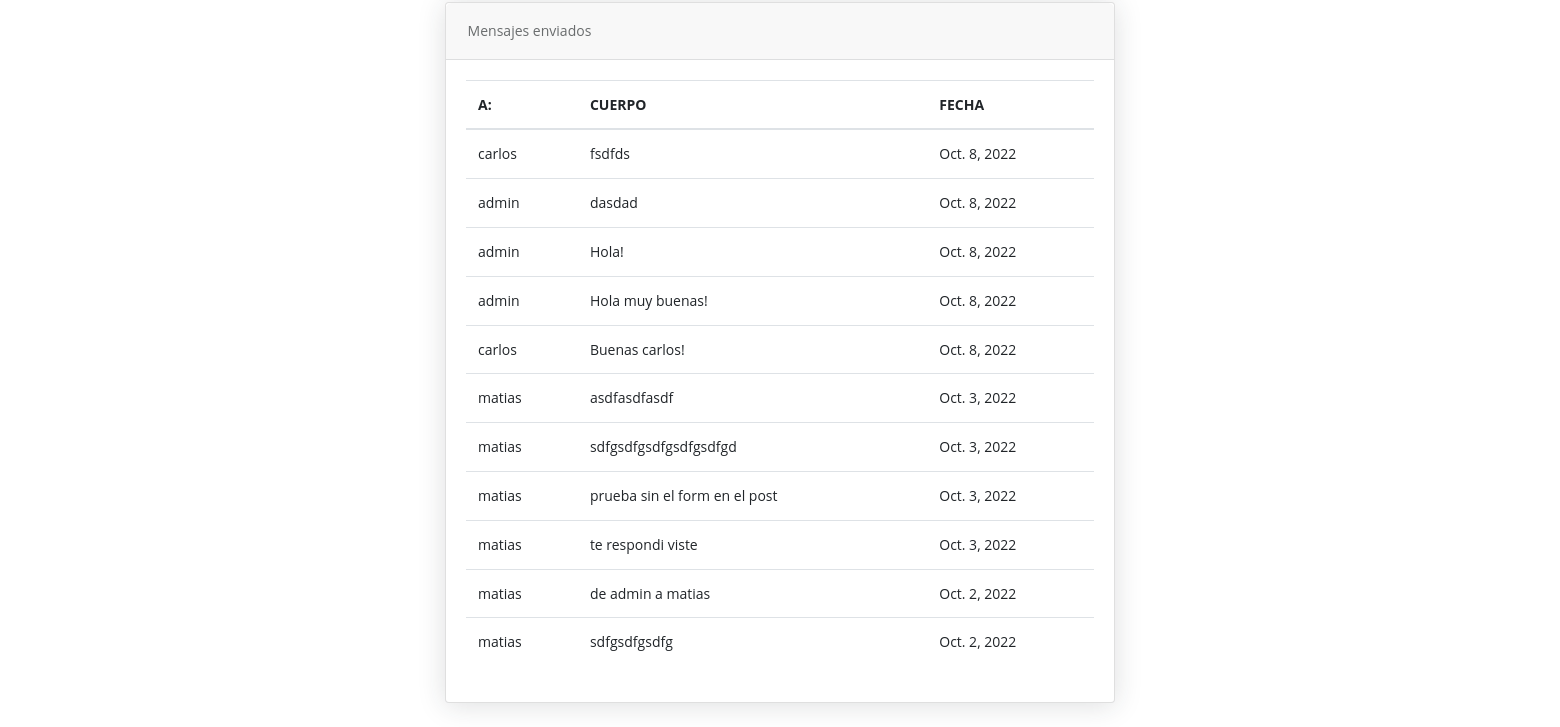
/mensajes/mensajes_enviados/ (signed in, lower part), run on an earlier commit of the app's database.
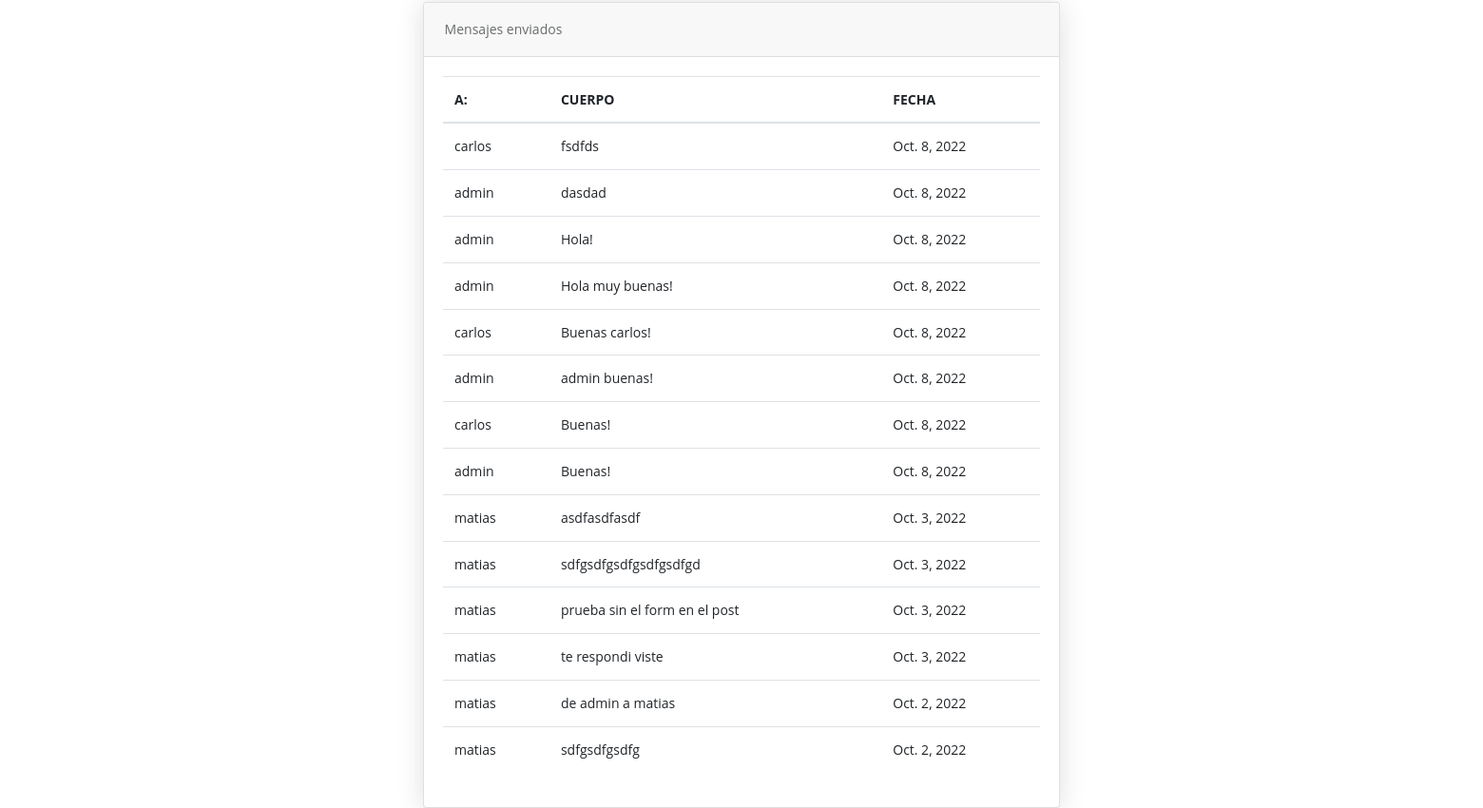
And on a later commit of the database.
### mensajes/models.py (models this page shows)
class Base(models.Model):
    id = models.AutoField(primary_key=True)
    estado=models.BooleanField(default=True)
    fecha_creacion = models.DateField(auto_now=False, auto_now_add=True)
    fecha_modificacion = models.DateField(auto_now=True, auto_now_add=False)
    fecha_eliminacion = models.DateField(auto_now=True, auto_now_add=False)

class Mensajes(Base):
  enviado_por=  models.ForeignKey(User, related_name='sent_messages',on_delete=models.PROTECT)
  recibido_por=  models.ForeignKey(User, related_name='receiver_messages',on_delete=models.PROTECT)
  cuerpo = models.CharField(max_length=500)

class Base(models.Model):
    id = models.AutoField(primary_key=True)
    estado=models.BooleanField(default=True)
    fecha_creacion = models.DateField(auto_now=False, auto_now_add=True)
    fecha_modificacion = models.DateField(auto_now=True, auto_now_add=False)
    fecha_eliminacion = models.DateField(auto_now=True, auto_now_add=False)

### mensajes/views.py (the view)
# urls.py: path('mensajes_enviados/',mensajes_enviados,name='mensajes_enviados'),
@login_required(redirect_field_name="iniciar_sesion")
def mensajes_enviados(request):
    send = Mensajes.objects.filter(enviado_por=request.user).order_by("-fecha_creacion")
    return render(request, "all_profile.html", {"send": send})

### templates/all_profile.html (shortened to what this page needs)
{% extends 'bases/base_all_profile.html' %}
{% load static %}
{% block content %}
{% include 'includes/section_all_profile.html' %}
{% endblock %}

### templates/includes/section_all_profile.html (shortened to what this page needs)
{% load static %}
{% load widget_tweaks %}
<div class="container-xl col-lg-8  mb-5 mb-lg-0 pt-5" style="max-width: 700px;">
{% if send %}
<div class="card mb-4">
  <div class="card-header">Mensajes enviados</div>
  <div class="card-body">
    <table class="table">
      <tr>
        <th>A:</th>
        <th>CUERPO</th>
        <th>FECHA</th>
      </tr>
      <tbody>
        {% for mensaje in send %}
        <tr>
          <td>
            {{ mensaje.recibido_por }}
          </td>
          <td>
            {{ mensaje.cuerpo }}
          </td>
          <td>{{ mensaje.fecha_creacion }}</td>
        </tr>
        {% endfor %}
      </tbody>
    </table>
  </div>
</div>
</div>
{% endif %}

What changed in the data, as far as the page shows it:
added Mensajes: recibido_por "admin", cuerpo "admin buenas!", fecha_creacion "Oct. 8, 2022"
added Mensajes: recibido_por "carlos", cuerpo "Buenas!", fecha_creacion "Oct. 8, 2022"
added Mensajes: recibido_por "admin", cuerpo "Buenas!", fecha_creacion "Oct. 8, 2022"
